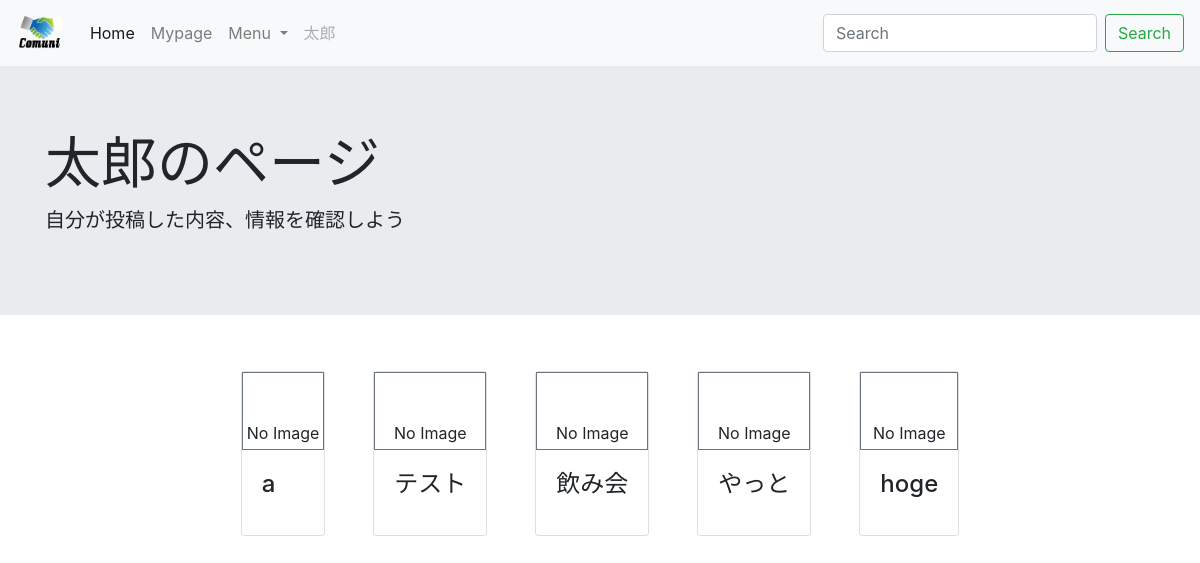
Screenshot of /my_page/1 with the database file from the repository.
### snsproject/models.py (models this page shows, shortened)
class SnsModel(models.Model):
    title = models.CharField(max_length=100)
    content = models.TextField()
    author = models.CharField(max_length=100)
    images = models.ImageField(upload_to='', null=True, blank=True)
    good = models.IntegerField(null=True, blank=True, default=0)
    read = models.IntegerField(null=True, blank=True, default=0)
    readtext = models.CharField(max_length=100, null=True, blank=True, default='a')
    posted_at = models.DateTimeField(auto_now_add=True)
    last_modify = models.DateTimeField(auto_now=True)
    user = models.ForeignKey(User, on_delete=models.CASCADE)

### snsproject/views.py (the view)
# urls.py: path('my_page/<int:user_id>', mypagefunc, name='my_page'),
def mypagefunc(request, user_id):
    user = get_object_or_404(User, id=user_id)
    posts = user.snsmodel_set.all()
    return render(request, 'my_page.html', {'user': user, 'posts': posts})

### templates/my_page.html (shortened to what this page needs)
{% extends 'base.html' %}
{% load static %}
{% block customcss %}
<link rel='stylesheet' type='text/css' href="{% static 'css/create.css' %}">
{% endblock customcss %}
{% block content %}
<div class="jumbotron jumbotron-fluid">
  <div class="container">
    <h1 class="display-4">{{ user.username }}のページ</h1>
    <p class="lead">自分が投稿した内容、情報を確認しよう</p>
  </div>
</div>
<div class="d-flex justify-content-center flex-wrap">
 {% for post in posts%}
  <div class="card m-4" style="min-width: 300; max-height: 490;">
    {% if post.image %}
    <img style="max-width: 300; max-height: 300;" class="card-img-top" src="{{ post.image.url }}">
    {% else %}
    <div class="p-1 border border-secondary text-center pt-5" style="min-width: 300; min-height: 225;">No Image</div>
    {% endif %}
    <div class="card-body">
      <h4 class="card-title">{{post.title|truncatechars:10 | linebreaksbr}}</h4>
   </div>
 </div>
 {% endfor %}
 </div>
{% endblock content %}

### templates/base.html (shortened to what this page needs)
<!doctype html>
<html lang="ja">
  <head>
    <link rel="stylesheet" href="https://stackpath.bootstrapcdn.com/bootstrap/4.5.0/css/bootstrap.min.css">
    {% load static %}
    <link rel="stylesheet" href="https://use.fontawesome.com/releases/v5.8.1/css/all.css">
    <link rel="stylesheet" href="/static/css/_common.css" />
    {% block customcss %}
    {% endblock customcss %}
</head>
  <body>
    {% block header %}
    <nav class="navbar navbar-expand-lg navbar-light bg-light">
      <a class="navbar-brand" href="{% url 'index' %}"><img class="header-logo" src="/static/images/logo.png"></a>
      <div class="collapse navbar-collapse" id="navbarSupportedContent">
        <ul class="navbar-nav mr-auto">
          <li class="nav-item active">
            <a class="nav-link" href="{% url 'index' %}">Home <span class="sr-only">(current)</span></a>
          </li>
          <li class="nav-item">
            <a class="nav-link" href="{% url 'my_page' user.id %}">Mypage</a>
          </li>
          <li class="nav-item dropdown">
            <a class="nav-link dropdown-toggle" href="#" id="navbarDropdown" role="button" data-toggle="dropdown" aria-haspopup="true" aria-expanded="false">
              Menu
            </a>
          </li>
          <li class="nav-item">
            <a class="nav-link disabled" href="#">{{ user.username }}</a>
          </li>
        </ul>
        <form class="form-inline my-2 my-lg-0">
          <input class="form-control mr-sm-2" type="search" placeholder="Search" aria-label="Search">
          <button class="btn btn-outline-success my-2 my-sm-0" type="submit">Search</button>
        </form>
      </div>
    </nav>
    {% endblock header %}
    {% block content %}
    {% endblock content %}
  </body>
</html>

### static/css/_common.css (style rules this page uses)
.header-logo { height: 40px; }

### rows the page displays
SnsModel: title "a"
SnsModel: title "テスト"
SnsModel: title "飲み会"
SnsModel: title "やっと"
SnsModel: title "hoge"

### other values shown
{{ user.username }} "太郎"
